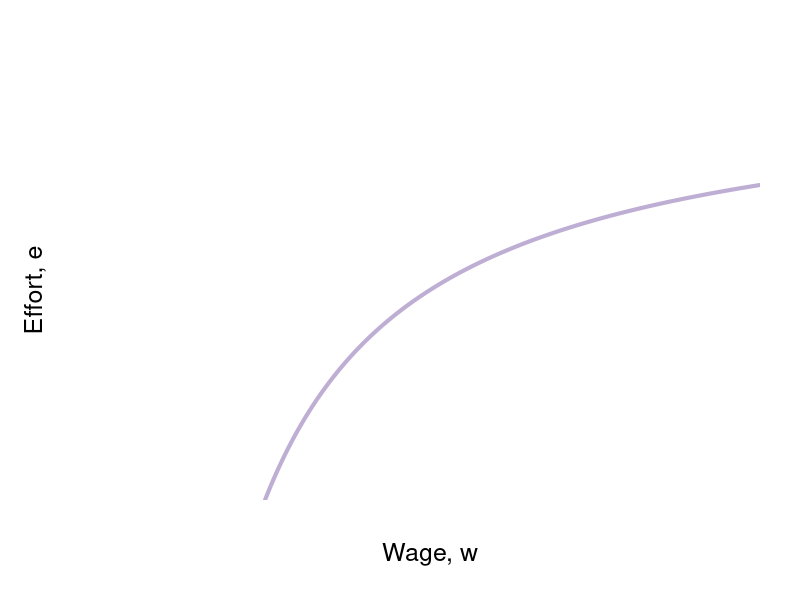

This chart was generated by the following R code: (Note: this script raises an error after producing the figure.)
require(shape)
pdf(file = "employment/employment_brf_nash.pdf", width = 9, height = 7)

#Set parameters for graphics
axislabelsize <- 1.5
labelsize <- 1.1
graphlinewidth <- 2.5
segmentlinewidth <- 2

#The equation is below when v = 0. See Wolfram Alpha output. 
isov <- function(w, delta = 5) {
}

isovhigh1 <- function(w, delta = 5, v = 5){
  (sqrt(w^2 - 4 * delta * v) - w + 2*v)/( 2 * v )
}

isovlow1 <- function(w, delta = 5, v = 5){
  (-sqrt(w^2 - 4 * delta * v) - w + 2*v)/( 2 * v )
}

isovhigh2 <- function(w, delta = 5, v = 15){
  (sqrt(w^2 - 4 * delta * v) - w + 2*v)/( 2 * v )
}

isovlow2 <- function(w, delta = 5, v = 15){
  (-sqrt(w^2 - 4 * delta * v) - w + 2*v)/( 2 * v )
}

isovhigh3 <- function(w, delta = 5, v = 20){
  (sqrt(w^2 - 4 * delta * v) - w + 2*v)/( 2 * v )
}

isovlow3 <- function(w, delta = 5, v = 20){
  (-sqrt(w^2 - 4 * delta * v) - w + 2*v)/( 2 * v )
}

brfFn <- function(w, delta = 5) {
  1 - (2*delta) /w
}

#This is evaluated for p = 12; q = 12/(8*sqrt(12^2 - 4*delta1*v1)) - 1/8 for the slope
#At p = 12; q = (-sqrt(12^2 - 4*v1*delta1) - 12 + 2*v1)/(2*v1) = 0.799
tangencyLine <- function(w){
  (w*(0.05))
}

solowCondition <- function(w, delta = 5){
  (w*(1/(8*delta)))
}


COL <- c("#f7fcf5", "#e5f5e0", "#c7e9c0", "#a1d99b", "#74c476", "#41ab5d", "#238b45", "#005a32")
par(mar =  c(5, 5, 4, 2))
xlims <- c(0, 40)
ylims <- c(0, 1)

plot(0, 0, xlim = xlims, ylim = ylims, type = "n",
     xlab = expression(paste("Wage, ", w)),
     ylab = expression(paste("Effort, ", e)),
     xaxt = "n", 
     yaxt = "n", 
     cex.lab = axislabelsize, 
     line = 2.5,
     bty = "n", 
     xaxs="i", 
     yaxs="i")


npts <- 500 
npts2 <- 501
#Specify the sequences of points for graphing. 
xx0 <- seq(5, xlims[2], length.out = npts)
xx1 <- seq(10, xlims[2], length.out = npts)
xx2 <- seq(5, 15, length.out = npts)
xx3 <- seq(10, xlims[2], length.out = npts2)
xx4 <- seq(xlims[1], 10, length.out = npts2)
#For below, I solved sqrt(p^2 - 200) - p + 200/p = 0, getting p = 10*sqrt(2) = 14.14214
xx5 <- seq( 18.43909, xlims[2], length.out = npts2)
xx6 <- seq( 18.43909, 25, length.out = npts2)
xx7 <- seq(20, xlims[2], length.out = npts2)
xx8 <- seq(xlims[1], 25, length.out = npts2)
xx9 <- seq(xlims[1], xlims[2], length.out = npts2)

#Draw the lines for the graphs
#lines(xx0, isov(xx0, delta = 5), col = COL[3], lwd = graphlinewidth)
lines(xx1, brfFn(xx1), col = "#beaed4", lwd = 4)
lines(xx9, solowCondition(xx9, delta = 5), col = COLB[4], lwd = graphlinewidth)
#lines(xx3, isovhigh1(xx3, v = 5, delta = 5), col = COL[4], lwd = graphlinewidth)
#lines(xx4, isovlow1(xx4, v = 5, delta = 5), col = COL[4], lwd = graphlinewidth)
#lines(xx5, isovhigh2(xx5, v = 17, delta = 5), col = COL[5], lwd = graphlinewidth)
#lines(xx6, isovlow2(xx6, v = 17, delta = 5), col = COL[5], lwd = graphlinewidth)
lines(xx7, isovhigh3(xx7, v = 20, delta = 5), col = COL[6], lwd = graphlinewidth)
lines(xx8, isovlow3(xx8, v = 20, delta = 5), col = COL[6], lwd = graphlinewidth)

#Customize ticks and labels for the plot
ticksy <- c(0,  0.5, 1)
#ylabels <- c(0, expression(paste(frac(1,2))), 1)
ylabels <- c(0,  expression(paste(e^N)), 1)
ticksx <- c(0, 10, 20, 40)
xlabels <- c(0, expression(paste(w == B/s)),  expression(paste(w^N)) , NA)
axis(1, at = ticksx, pos = 0, labels = xlabels)
axis(2, at = ticksy, pos = 0, labels = ylabels, las = 1)

#Annotation of the three graphs and the NE
text(5, 0.3, expression(paste("Iso-profit: ", frac(e, w) ," = ", frac(de, dw))))
text(24.8, 0.05, expression(paste(v[N])))
text(35, 0.66, expression(paste("Employee's ICC, or")))
text(35, 0.62, expression(paste("Best Response Function")))
text(35, 0.58, expression(paste(e(Delta, a))))
#text(36, 0.94, expression(paste("Employee's PC")))
#text(36, 0.9, expression(paste(v == z)))


#Lines for the coordinates of the Nash equilbrium
#segments(5, 0, 5, 1, lty = 2, col = "darkgray", lwd = 3)
#segments(10, 0, 10, 0.2, lty = 2, col = "darkgray", lwd = 2)
segments(20, 0, 20, 0.75, lty = 2, col = "darkgray", lwd = 2)
segments(0, 0.5, 20, 0.5, lty = 2, col = "darkgray", lwd = 2)
#segments(14.14214, 0.15, 14.14214, 0.45, lty = 2, col = "darkgray", lwd = 3)
text(19.5, 0.52, expression(n))
text(24.5, 0.48, expression(paste("Incomplete Contract")))
text(24.5, 0.43, expression(paste("Nash equilibrium")))

#Arrows and rent label
# Arrows(15, 0.8, 19.3, 0.8,  col = "black", lty = 1, lwd = 2, arr.type = "triangle")
# Arrows(15, 0.8, 10.8, 0.8,  col = "black", lty = 1, lwd = 2, arr.type = "triangle")
# text(14.8, 0.95, expression(paste("Rent at")))
# text(14.8, 0.9, expression(paste("Incomplete Contract")))
# text(14.8, 0.85, expression(paste("Nash Equilibrium")))

#Arrows and slope of iso-v label
Arrows(29, 0.15, 24, 0.15,  col = "black", lty = 1, lwd = 2, arr.type = "triangle")
text(32, 0.2, expression(paste("Slope of iso-v")))
text(32.3, 0.15, expression(paste(" = -mrs ")))
text(32, 0.08, expression(paste(" = " -frac(v[w], v[e]))))



#Add a point for the NE
points(20, 0.5, pch = 16, col = "black", cex = 1.5)

#segments(18.4, 0, 18.4, 0.75, lty = 2, col = "darkgray", lwd = 2)
#segments(0, brfFn(w = 18.4), 18.4, brfFn(w = 18.4), lty = 2, col = "darkgray", lwd = 2)
#points(18.4, brfFn(w = 18.4), pch = 16, col = "black", cex = 1.5)

#Add a point for b & complete contract NE label
#points(10, 0.5, pch = 16, col = "black", cex = 1.5)
#text(10.5, 0.47, expression(b))
# text(5, 0.58, expression(paste("Complete Contract")))
# text(5, 0.53, expression(paste("Nash equilibrium")))

#Add a point for c
#Figure out q for p = 14.14214: q = 1 - 2delta/p = 1 - (2*5)/14.14214 =  0.2928934
#points(20, 0.1839422, pch = 16, col = "black", cex = 1.5)
#text(20.8, 0.1839422, expression(c))

points(22, isovhigh3(22, v = 20, delta = 5), pch = 16, col = "black", cex = 1.5)
text(22 + 0.5, isovhigh3(22, v = 20, delta = 5) - 0.02, expression(f))
points(22, isovlow3(22, v = 20, delta = 5), pch = 16, col = "black", cex = 1.5)
text(22 + 0.5, isovlow3(22, v = 20, delta = 5) + 0.02, expression(b))

#Add a point for f. referred to in the text
#points(12, 0.82, pch = 16, col = "black", cex = 1.2)
#text(12, 0.85, expression(paste("NE")))

#Arrow to Pareto-improving Lens
#Arrows(20, 0.8, 23.8, 0.68, col = "black", lty = 1, lwd = 3)
#text(20, 0.82, expression(paste("Pareto-Improving Lens")))

dev.off()
